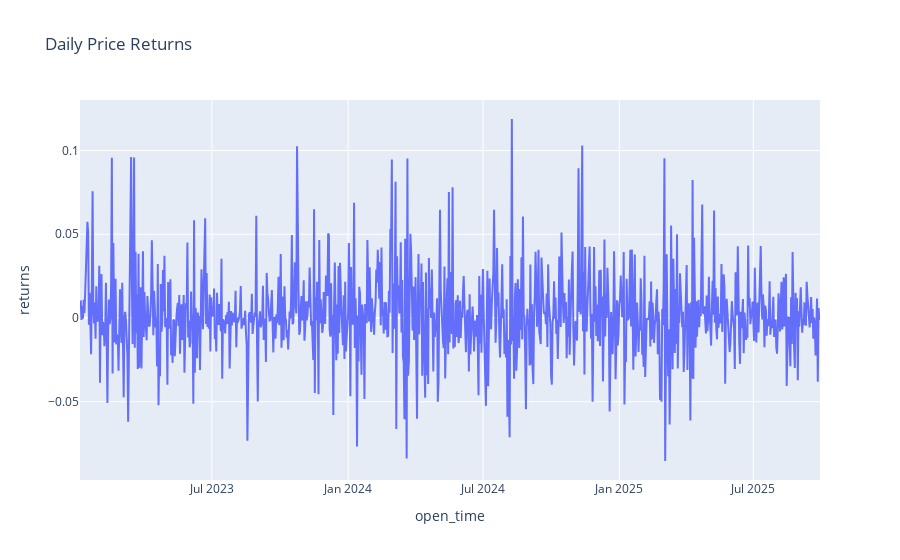

The code cell stored with this chart in its notebook:
### Code cell
df["returns"] = df["close_price"].pct_change()
# df["volatility"] = df["returns"].rolling(window=30).std()

fig = px.line(df, x="open_time", y="returns", title="Daily Price Returns")
fig.show()

fig.write_image("../results/plots/btcusdt_dailyreturns.png", width=1200, height=800, scale=2)

### Figure 1 — Plotly figure (JSON) as saved in the notebook; plotly's stock layout.template omitted (floating-point values rounded to 4 significant figures; data arrays with more than 128 entries replaced by an {"elided": "..."} marker saying what was removed)
{"data": [{"hovertemplate": "open_time=%{x}<br>returns=%{y}<extra></extra>", "legendgroup": "", "line": {"color": "#636efa", "dash": "solid"}, "marker": {"symbol": "circle"}, "mode": "lines", "name": "", "orientation": "v", "showlegend": false, "type": "scatter", "x": {"elided": "1000 str values"}, "xaxis": "x", "y": {"elided": "1000 float values"}, "yaxis": "y"}], "layout": {"legend": {"tracegroupgap": 0}, "title": {"text": "Daily Price Returns"}, "xaxis": {"anchor": "y", "domain": [0, 1], "title": {"text": "open_time"}}, "yaxis": {"anchor": "x", "domain": [0, 1], "title": {"text": "returns"}}}}
